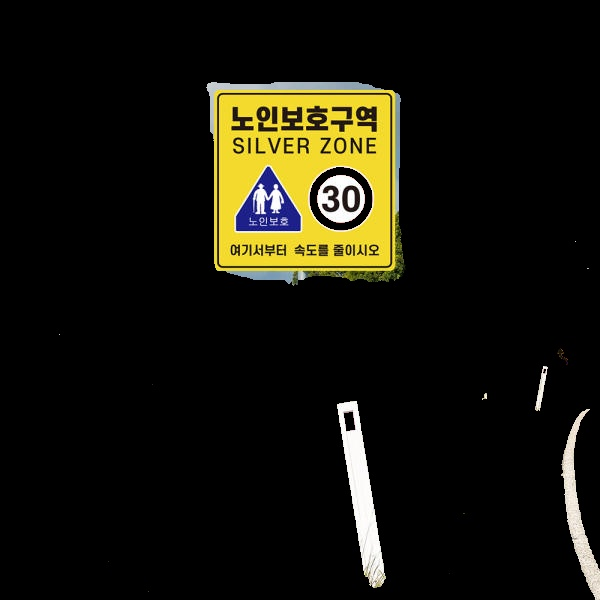
#> input picture 05_영상분류 구현 실습/OrimTest.jpg, 600 x 600 px
$ python '01_Resizing&Flipping.py' --path '../05_영상분류 구현 실습/OrimTest.jpg'
#> lines starting #> are read from the running program, lines starting #| are printed output that depends on the picture
import argparse
import cv2

parser = argparse.ArgumentParser()
parser.add_argument('--path', default='../03_data/Lena.png', help='Image path.')
params = parser.parse_args()

img = cv2.imread(params.path)
#> img is the input picture: shape (600, 600, 3); mean B, G, R 11.1, 21, 22.5
print('original image shpae:', img.shape)
#| original image shpae: (600, 600, 3)

width, height = 128, 256
resized_img = cv2.resize(img, (width, height))
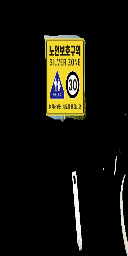
#> resized_img: shape (256, 128, 3); mean B, G, R 10.8, 20.4, 22
print('resized to 128x256 Image shape:', resized_img.shape)
#| resized to 128x256 Image shape: (256, 128, 3)

w_mult, h_mult = 0.25, 0.5
resized_img = cv2.resize(img, (0, 0), resized_img, w_mult, h_mult)
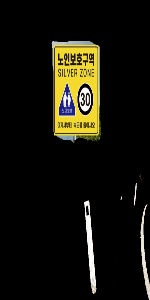
#> resized_img: shape (300, 150, 3); mean B, G, R 11.1, 21, 22.5
print('Image shape:', resized_img.shape)
#| Image shape: (300, 150, 3)

w_mult, h_mult = 2, 4
resized_img = cv2.resize(img, (0, 0), resized_img, w_mult, h_mult, cv2.INTER_NEAREST)
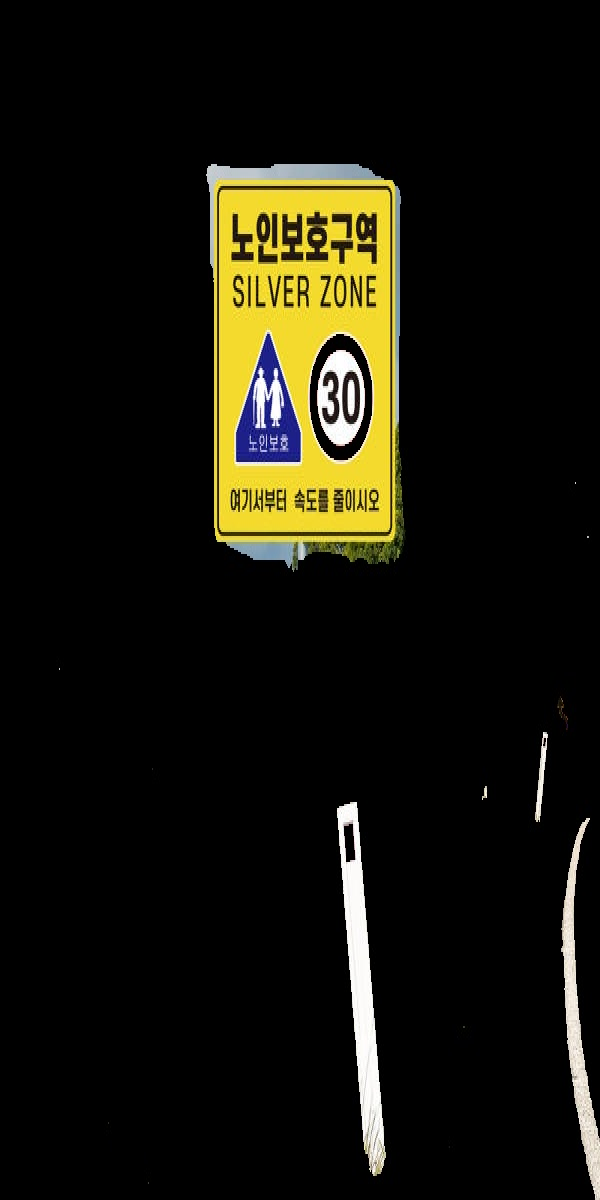
#> resized_img: shape (2400, 1200, 3) (shown at 1/2 size); mean B, G, R 11.1, 21, 22.5
print('Image shape:', resized_img.shape)
#| Image shape: (2400, 1200, 3)

img_flip_along_x = cv2.flip(img, 0)
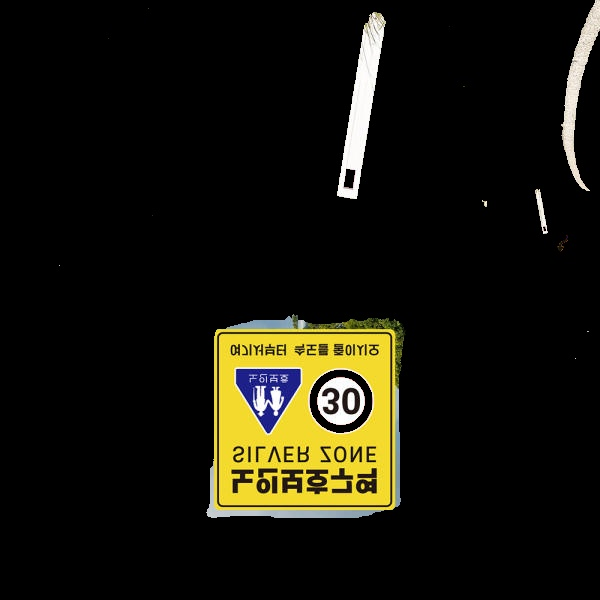
#> img_flip_along_x: shape (600, 600, 3); mean B, G, R 11.1, 21, 22.5
img_flip_along_x_along_y = cv2.flip(img_flip_along_x, 1)
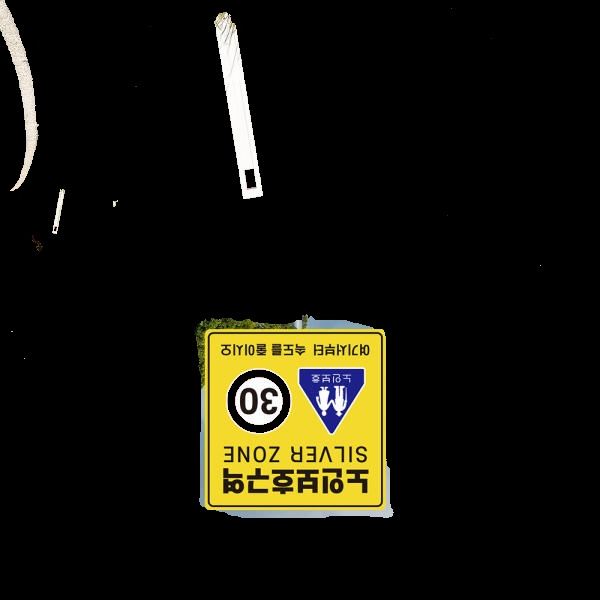
#> img_flip_along_x_along_y: shape (600, 600, 3); mean B, G, R 11.1, 21, 22.5
img_fliped_along_xy = cv2.flip(img, -1)

assert img_fliped_along_xy.all() == img_flip_along_x_along_y.all()
